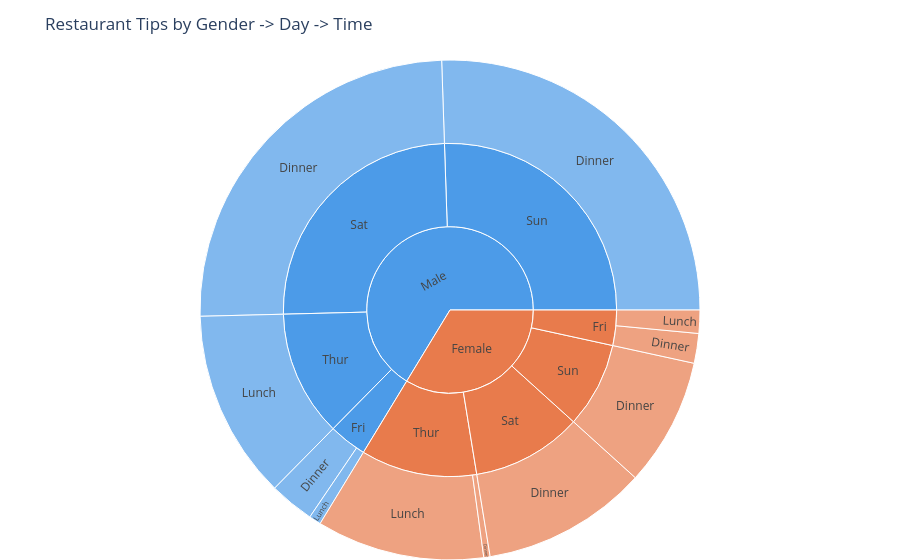

Source (notebook cell):
### Markdown cell above
Exercise 13 - Sunburst Chart of restaurant tips by Sex, day and time

### Code cell
import seaborn as sns
import plotly.express as px
from IPython.display import display

tips = sns.load_dataset("tips")

print("First 5 rows")
display(tips.head())

tips_grouped = (
    tips.groupby(["sex", "day", "time"], observed=True)["tip"]
    .sum()
    .reset_index()
    .rename(columns={"tip": "total_tips"})
)

# Convert categorical columns to strings for Plotly
tips_grouped[["sex", "day", "time"]] = tips_grouped[["sex", "day", "time"]].astype(str)

fig = px.sunburst(
    tips_grouped,
    path=["sex", "day", "time"],
    values="total_tips",
    title="Restaurant Tips by Gender -> Day -> Time",
    color="sex",
    color_discrete_map={
        "Male": "#4C9BE8",
        "Female": "#E87B4C"
    }
)

fig.update_layout(margin=dict(t=60, l=0, r=0, b=0))
fig.show()

### Figure 1 — Plotly figure (JSON) as saved in the notebook; plotly's stock layout.template omitted (floating-point values rounded to 4 significant figures)
{"data": [{"branchvalues": "total", "customdata": [["Female"], ["Female"], ["Female"], ["Female"], ["Female"], ["Female"], ["Female"], ["Female"], ["Female"], ["Female"], ["Female"], ["Male"], ["Male"], ["Male"], ["Male"], ["Male"], ["Male"], ["Male"], ["Male"], ["Male"], ["Male"]], "domain": {"x": [0, 1], "y": [0, 1]}, "hovertemplate": "labels=%{label}<br>total_tips=%{value}<br>parent=%{parent}<br>id=%{id}<br>sex=%{customdata[0]}<extra></extra>", "ids": ["Female/Sun/Dinner", "Female/Sun", "Female/Sat", "Female/Fri", "Female/Thur", "Female/Sat/Dinner", "Female/Fri/Dinner", "Female", "Female/Thur/Dinner", "Female/Thur/Lunch", "Female/Fri/Lunch", "Male", "Male/Thur", "Male/Fri", "Male/Sat", "Male/Sun", "Male/Sun/Dinner", "Male/Sat/Dinner", "Male/Fri/Dinner", "Male/Fri/Lunch", "Male/Thur/Lunch"], "labels": ["Dinner", "Sun", "Sat", "Fri", "Thur", "Dinner", "Dinner", "Female", "Dinner", "Lunch", "Lunch", "Male", "Thur", "Fri", "Sat", "Sun", "Dinner", "Dinner", "Dinner", "Lunch", "Lunch"], "marker": {"colors": ["#E87B4C", "#E87B4C", "#E87B4C", "#E87B4C", "#E87B4C", "#E87B4C", "#E87B4C", "#E87B4C", "#E87B4C", "#E87B4C", "#E87B4C", "#4C9BE8", "#4C9BE8", "#4C9BE8", "#4C9BE8", "#4C9BE8", "#4C9BE8", "#4C9BE8", "#4C9BE8", "#4C9BE8", "#4C9BE8"]}, "name": "", "parents": ["Female/Sun", "Female", "Female", "Female", "Female", "Female/Sat", "Female/Fri", "", "Female/Thur", "Female/Thur", "Female/Fri", "", "Male", "Male", "Male", "Male", "Male/Sun", "Male/Sat", "Male/Fri", "Male/Fri", "Male/Thur"], "type": "sunburst", "values": [60.61, 60.61, 78.45, 25.03, 82.42, 78.45, 14.05, 246.5, 3.0, 79.42, 10.98, 485.1, 89.41, 26.93, 181.9, 186.8, 186.8, 181.9, 21.23, 5.7, 89.41]}], "layout": {"legend": {"tracegroupgap": 0}, "margin": {"b": 0, "l": 0, "r": 0, "t": 60}, "title": {"text": "Restaurant Tips by Gender -> Day -> Time"}}}
